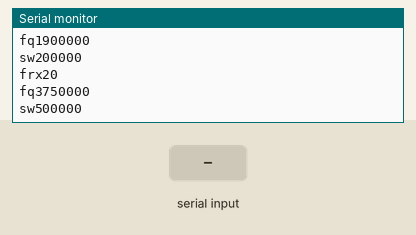
Bench run of a sketch on a simulated Arduino Uno, built with avr-gcc and run on an emulated ATmega328P. Parts: the last lines printed to the serial monitor. Inputs (shaded band) come from the test bench.

Above: at 1.3 s.
1.4 s: "/\n" received over the second serial link
At 1.59 s:
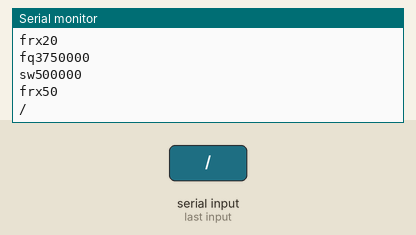
2.9 s: "90,45\n" received over the second serial link
At 3.09 s:
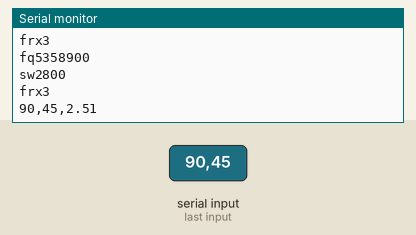
4.4 s: "5\n" received over the second serial link
At 4.59 s:
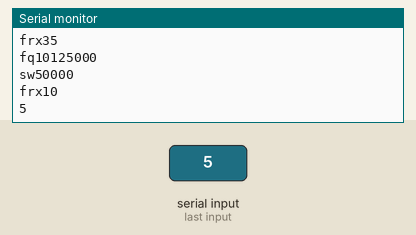
5.9 s: "1,90,45\n" received over the second serial link
At 6.09 s:
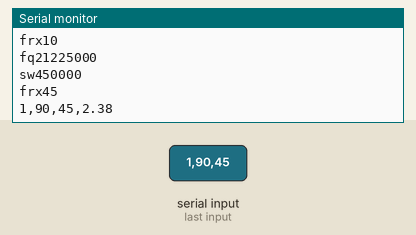
Timing chart, 0 to 8.4 s (numbered marks = the images above; inputs shaded):
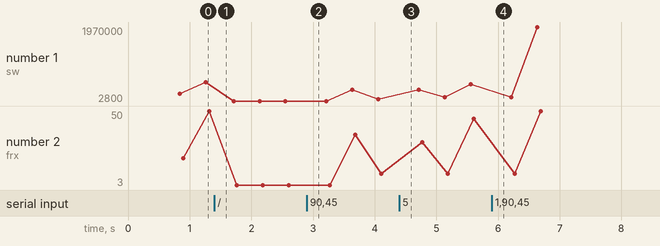

Measured:
- after the input at 1.4 s, the serial monitor: prints a new line at once (image 1)
- after the input at 2.9 s, the serial monitor: prints a new line at once (image 2)
- after the input at 4.4 s, the serial monitor: prints a new line at once (image 3)
- after the input at 5.9 s, the serial monitor: prints a new line at once (image 4)

The sketch:

ZERO_VSWR.ino
```cpp
// UART bridge for data exchange between
// RigExpert AA-30 ZERO antenna & cable analyzer and Arduino Uno
//
// Receives from the Arduino, sends to AA-30 ZERO.
// Receives from AA-30 ZERO, sends to the Arduino.
//
// 26 June 2017, Rig Expert Ukraine Ltd.
//
#include <SoftwareSerial.h>

SoftwareSerial ZERO(4, 7); // RX, TX
//
// Modified by WB9RAA Ed March
// January 6, 2018
//
// talks to AA-30 Zero at 38,400 baud and
// make data suitable for a spreadsheet plot
//
// Sweep all ham bands in about 10K Freq. steps
// Computes SWR on the fly so each line of text
// sent is: "Freq,R,X,SWR \r\n"
// intermixed with OK and fq sw frx commands too
// Compiled with Arduino IDE 1.8.5
// total sweep time is about 25 seconds for 160M-10M bands.
//
// Faster plots with "frx3" on all bands so Only Edge and Center Freqs are printed.
// Other ideas, sweep 1..30 Mhz and only print F,R,X,SWR when swr is under 2.0
//

int j;
char HamBands[][35] = {
  { "\r\nver\r\n" } , //0
  { "fq1900000\r\nsw200000\r\nfrx20\r\n" }, //1

  { "fq3750000\r\nsw500000\r\nfrx50\r\n" }, //2

  { "fq5331900\r\nsw2800\r\nfrx3\r\n" }, //3
  { "fq5347900\r\nsw2800\r\nfrx3\r\n" }, //4
  { "fq5358900\r\nsw2800\r\nfrx3\r\n" }, //5
  { "fq5404900\r\nsw2800\r\nfrx3\r\n" }, //6

  { "fq7150000\r\nsw300000\r\nfrx35\r\n" }, //7

  { "fq10125000\r\nsw50000\r\nfrx10\r\n" }, //8

  { "fq14150000\r\nsw300000\r\nfrx30\r\n" }, //9

  { "fq18118000\r\nsw100000\r\nfrx10\r\n" }, //10

  { "fq21225000\r\nsw450000\r\nfrx45\r\n" }, //11

  { "fq24940000\r\nsw100000\r\nfrx10\r\n" }, //12

  { "fq28985000\r\nsw1970000\r\nfrx50\r\n" }, //13
  { "" }, // End marker //14
  //

};

void setup()
{
  ZERO.begin(38400); // init AA side UART
  ZERO.flush();
  ZERO.setTimeout(2500);
  Serial.begin(38400); // init PC side UART
  Serial.flush();
  delay(50);
  j = 0;
  Serial.println("\r\n\nThe AA-30Zero Project Ver.20180107A by Ed March WB9RAA\n");
  Serial.println("\nUsing the RigExpert 'AA-30 Zero' Antenna Analyzer\nScan all 1..30Mhz Ham bands.\nWhen done Press / to run again. Otherwise type commands to AA-30 Zero\n");
  Serial.println("AA-30 Zero Commands");
  Serial.println("ver : GET VERSION OF AA FIRMWARE");
  Serial.println("fq1234567 : SET CENTER FREQUENCY IN HERTZ ex. fq7150000");
  Serial.println("sw300000 : SET SWEEP RANGE IN HERTZ ex. sw300000 sweeps 300Khz from Begin To End");
  Serial.println("frx123 : START SWEEPING returning F,R,X Total of 123 lines. frx3 returns 3 lines BEGIN,CENTER,END\n");
}
long tmo = 250;

void loop()
{
  if (ZERO.available())
  {
    String s = ZERO.readStringUntil('\n');
    s.replace("\r", "");
    Serial.write(s.c_str()); // data stream from AA to PC

    int i = s.indexOf(',');
    if (i > 0)
    {
      // Parse string into floats R & X
      i++;
      float R = s.substring(i).toFloat();
      int ii = s.substring(i).indexOf(',');
      float X = s.substring(i + ii + 1).toFloat();
      //
      // Compute SWR from R & X
      //
      float XX = X * X;
      float Rm = (R - 50) * (R - 50);
      float Rp = (R + 50) * (R + 50);
      float N = sqrt(Rm + XX);
      float D = sqrt(Rp + XX);
      float G = N / D;
      float vswr = (1 + G) / (1 - G);
      // Since we can not print floats we get int & fraction as INT's
      // if swr is 4.12 then v1=4 and v2=12 -- 1.04 then 1 and 4 printed as 1.04 using %d.%02d
      int v1 = vswr;
      int v2 = (vswr - v1) * 100;
      if (v1 < 0)
      {
        v1 = 99;
        v2 = 0;
      }
      char z[50];
      sprintf(z, ",%d.%02d", v1, v2); // comput swr as string
      Serial.write(z); // append to string
    }
    Serial.write("\r\n"); // and terninate as it was with CR LF
    tmo = 250;
  }
  if (Serial.available())
  {
    char c1 = Serial.read();
    if (c1 == '/')
    {
      j = 0;
    }
    else
    {
      ZERO.write(c1); // data stream from PC to AA
    }
    tmo = 250;
  }
  delay(1);
  if (--tmo < 0)
  {
    if (HamBands[j][0] != 0)
    {
      for (int i = 0; HamBands[j][i] != 0; i++)
      {
        int ch = HamBands[j][i];
        Serial.write(ch);
        ZERO.write(ch);
        if (ch == '\n')
        {
          for (int d = 0; d < 50; d++)
          {
            delay(1);
            if (ZERO.available())
            {
              Serial.write(ZERO.read()); // data stream from AA to PC
            }
          }
        }
      }
      tmo = 250;
      j++;
    }
  }
}
```
